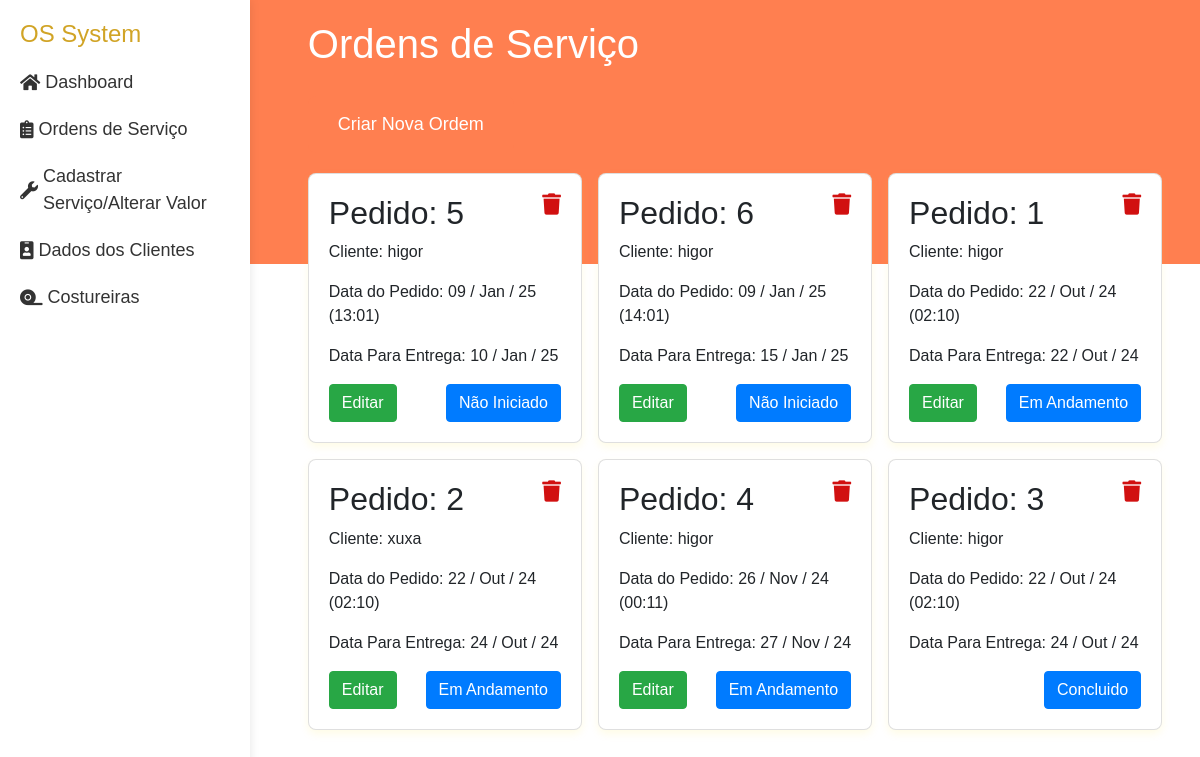
The app's page /ordens/, older data.
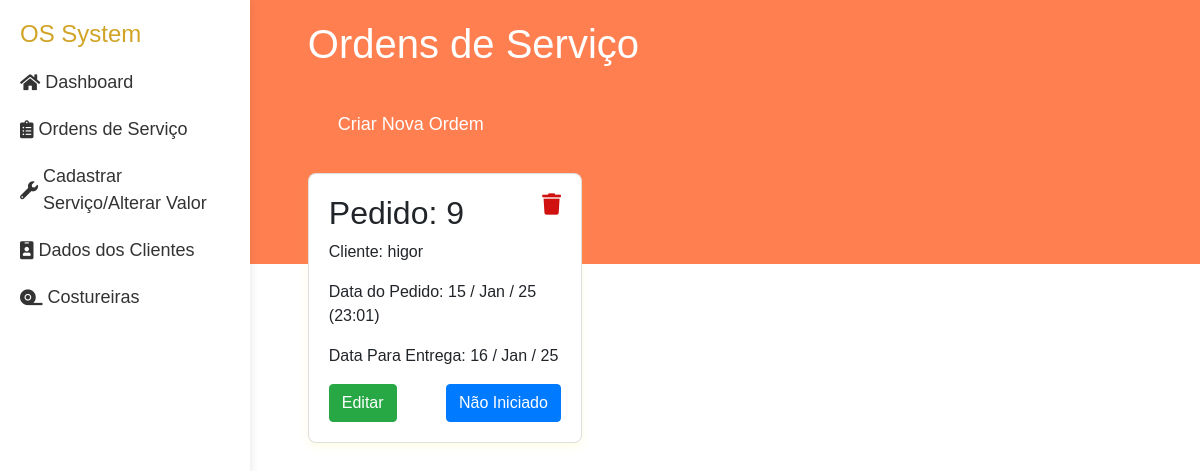
The same page, newer data.
### ordens/models.py (models this page shows, shortened)
class Ordem(models.Model):
    cliente = models.ForeignKey(Cliente, related_name='ordens', on_delete=models.CASCADE)
    data_pedido = models.DateTimeField(auto_now_add=True)
    data_entrega = models.DateField(verbose_name='Data de entrega')
    status = models.IntegerField(choices=STATUS, default=0)
    def get_delete_order(self):
        return reverse('ordens:delete_order', kwargs={'id': self.id})

### cliente/models.py (models this page shows)
class Cliente(models.Model):
    nome = models.CharField(max_length=100)
    cpf = CPFField(masked=True,blank=True, null=True, verbose_name='CPF')
    endereco = models.CharField(max_length=100,blank=True, null=True)
    num =  models.IntegerField(blank=True, null=True)
    cidade = models.CharField(max_length=20,blank=True, null=True)
    estado = models.CharField(max_length=30,blank=True, null=True)
    telefone = models.CharField(max_length=15,blank=True, null=True)
    def __str__(self):
        return self.nome

### ordens/views.py (the view)
# urls.py: path('ordens/', include('ordens.urls'),name='ordem_main_page'),
def ordens(request):
    orders= models.Ordem.objects.all().order_by('status')
    status_choices = models.Ordem._meta.get_field('status').choices
    return render(request, 'ordens/orders.html',{
        'orders':orders,
        'status_choices': status_choices,
        })

### ordens/templates/ordens/orders.html (shortened to what this page needs)
{% extends "layout.html" %}
{% block content %}
<h1>Ordens de Serviço</h1>
<button class="create-button" onclick="window.location.href='{% url "ordens:new_order" %}'">Criar Nova Ordem</button>
<div class="card-list">
    {% for order in orders %}
        <div class="card">
            <h2>Pedido: {{ order.id }}</h2>
            <p>Cliente: {{ order.cliente }}</p>
            <p>Data do Pedido: {{ order.data_pedido|date:'d / M / y    (H:m)' }}</p>
            <p>Data Para Entrega: {{ order.data_entrega|date:'d / M / y' }} </p>
            <div>
                <a  href="{{ order.get_delete_order }}" class="top-dir"
                    onclick="return confirm('Tem certeza que deseja excluir este serviço?');">
                    <i class="fa fa-light fa-trash fa-lg" style="color: #d11010;"></i>
                </a>
            </div>
                <div class='btn-card'>
                    <div>
                        {% if order.status !=  2%}
                            <a  href="{% url "ordens:edit_order" order.id %}" class="btn btn-success">
                                Editar
                            </a>
                        {% endif %}
                    </div>
                    <div>
                        <button class="btn btn-primary" onclick="openModal({{ order.id }})">{{order.get_status_display}}
                        </button>
                    </div>
                </div>
        </div>
    {% endfor %}
</div>
{% endblock %}

### templates/layout.html (shortened to what this page needs)
<!DOCTYPE html>
<html lang="pt-br">
    {% load static %}
<head>
    <link rel="stylesheet" href="https://cdn.jsdelivr.net/npm/bootstrap@4.0.0/dist/css/bootstrap.min.css">
    <link rel="stylesheet" href="{% static "css/styles.css" %}">
    <link rel="stylesheet" href="https://cdnjs.cloudflare.com/ajax/libs/font-awesome/5.15.4/css/all.min.css">
    <link rel="stylesheet" href="https://cdn.jsdelivr.net/npm/select2@4.1.0-rc.0/dist/css/select2.min.css" >
</head>
<body>
    <div class="sidebar">
        <h2>OS System</h2>
        <ul>
            <li><a href="/"><i class="fas fa-home"></i>Dashboard</a></li>
            <li><a href="{% url "ordens:ordens" %}"><i class="fas fa-clipboard-list"></i>Ordens de Serviço</a></li>
            <li><a href="{% url "servicos:servicos" %}"><i class="fas fa-wrench"></i>Cadastrar Serviço/Alterar Valor</a></li>
            <li><a href="{% url "cliente:clientes" %}"><i class="fa fa-id-badge"></i>Dados dos Clientes</a></li>
            <li><a href="{% url "costureiras:main" %}"><i class="fas fa-tape"></i>Costureiras</a></li>
        </ul>
    </div>
    <div class="main-content">
        <div class="content">
            {% block content %}
            {% endblock content%}
        </div>
    </div>
</body>
</html>

### static/css/styles.css (style rules this page uses)
body { font-family: Arial, sans-serif; margin: 0; padding: 0; display: flex; background: linear-gradient(to bottom, #ff7f50 33vh, #fff 33vh); min-height: 100vh; }
.top-dir { position: absolute; margin: 20px; top: 0; right: 0; }
.sidebar h2 { font-size: 24px; color: hwb(44 15% 18%); }
.sidebar ul { list-style: none; padding: 0; }
.sidebar ul li { margin: 20px 0; }
.sidebar ul li a { text-decoration: none; font-size: 18px; color: #333; display: flex; align-items: center; }
.main-content { margin-left: 270px; padding: 20px; flex: 1; }
.content { padding: 0 2% 0 2%; margin-bottom: 10%; }
h1 { color: #fff; }
.btn-card { display: flex; justify-content: space-between; }
.card-list { display: grid; grid-template-columns: 1fr 1fr 1fr; gap: 1rem; }
.create-button { background-color: #ff7f50; color: #fff; padding: 15px 30px; border: none; border-radius: 8px; font-size: 18px; cursor: pointer; margin: 20px 0; }

Row changes from the older to the newer data that the page shows:
removed Ordem: id "5", cliente "higor", data_pedido "09 / Jan / 25 (13:01)", data_entrega "10 / Jan / 25", shows "Editar", status "Não Iniciado"
removed Ordem: id "6", cliente "higor", data_pedido "09 / Jan / 25 (14:01)", data_entrega "15 / Jan / 25", shows "Editar", status "Não Iniciado"
removed Ordem: id "1", cliente "higor", data_pedido "22 / Out / 24 (02:10)", data_entrega "22 / Out / 24", shows "Editar", status "Em Andamento"
removed Ordem: id "2", cliente "xuxa", data_pedido "22 / Out / 24 (02:10)", data_entrega "24 / Out / 24", shows "Editar", status "Em Andamento"
removed Ordem: id "4", cliente "higor", data_pedido "26 / Nov / 24 (00:11)", data_entrega "27 / Nov / 24", shows "Editar", status "Em Andamento"
removed Ordem: id "3", cliente "higor", data_pedido "22 / Out / 24 (02:10)", data_entrega "24 / Out / 24", status "Concluido"
added Ordem: id "9", cliente "higor", data_pedido "15 / Jan / 25 (23:01)", data_entrega "16 / Jan / 25", shows "Editar", status "Não Iniciado"
